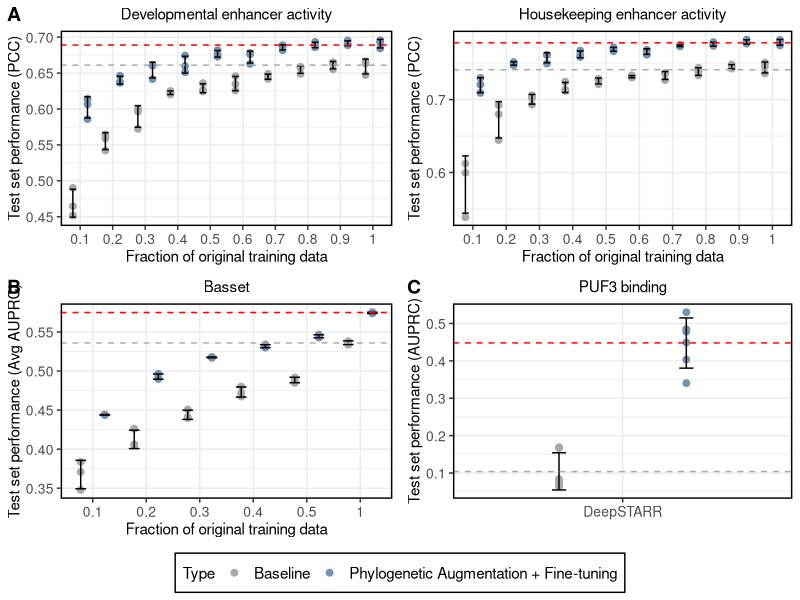
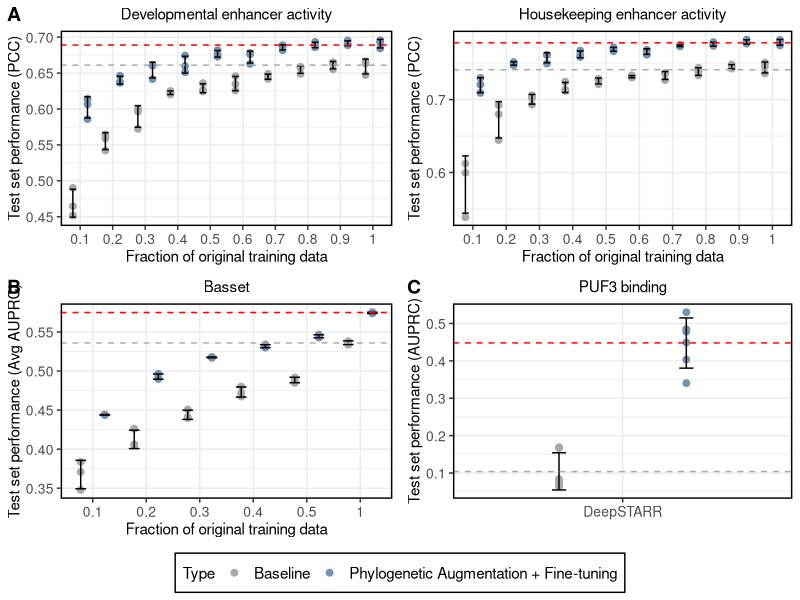

Write the R code that produced these figures, in order.
# ####################################################################################################################
# plot_phylo_aug_sampling_analysis.R
#
# Visualize the test performance of on the Drosophila S2 enhancer data and Basset data with sampling, along with
# the 3'UTR PUF3 binding test performance
# ####################################################################################################################

# ====================================================================================================================
# Imports
# ====================================================================================================================
library(tidyverse)
library(cowplot)

# ====================================================================================================================
# Common functions
# ====================================================================================================================

# Summarize data (mean and standard deviation)
data_summary <- function(data, varname, groupnames){
  require(plyr)
  summary_func <- function(x, col){
    c(mean = mean(x[[col]], na.rm=TRUE),
      sd = sd(x[[col]], na.rm=TRUE))
  }
  data_sum<-ddply(data, groupnames, .fun=summary_func,
                  varname)
  data_sum <- rename(data_sum, c("mean" = varname))
  return(data_sum)
}

# ====================================================================================================================
# Main code
# ====================================================================================================================

# Load Drosophila data
drosophila_pcc <- read_tsv("../output/drosophila_sampling_metrics.tsv")

# Clean up values for display
drosophila_pcc$type <- factor(drosophila_pcc$type)
drosophila_pcc$fraction <- factor(drosophila_pcc$fraction)
drosophila_pcc$type <- fct_relevel(drosophila_pcc$type, c('none', 'homologs', 'homologs_finetune', 'finetune'))
drosophila_pcc <- drosophila_pcc %>% filter(type %in% c('none', 'homologs_finetune'))
drosophila_pcc$type <- fct_recode(drosophila_pcc$type, `Baseline` = "none", `Phylogenetic Augmentation + Fine-tuning` = "homologs_finetune")

# Create plot for Development task
drosophila_corr_summary_dev_df <- data_summary(drosophila_pcc, varname="pcc_test_Dev", 
                                               groupnames=c("type", "fraction"))

plot_dev <- ggplot(drosophila_corr_summary_dev_df, aes(x=fraction, y=pcc_test_Dev, colour=type, fill=type)) +
  geom_point(data=drosophila_pcc, size=2, position = position_dodge(width=0.9)) +
  geom_errorbar(aes(ymin = pcc_test_Dev-sd, ymax = pcc_test_Dev+sd), width=.4, position=position_dodge(.9), colour="black") +
  geom_hline(yintercept=0.661, linetype="dashed", color = "darkgrey") +
  geom_hline(yintercept=0.689, linetype="dashed", color = "red") +
  theme_bw() +
  scale_color_manual(values=c('darkgrey', '#7393B3')) +
  xlab("Fraction of original training data") +
  ylab("Test set performance (PCC)") +
  ggtitle('Developmental enhancer activity') +
  theme(legend.position="none",
        plot.title = element_text(hjust = 0.5, size=11),
        axis.title=element_text(size=11), axis.text = element_text(size =10), legend.text = element_text(size=13),
        panel.border = element_rect(colour = "black", fill=NA, size=1))

# Create plot for Housekeeping task
drosophila_corr_summary_hk_df <- data_summary(drosophila_pcc, varname="pcc_test_Hk", 
                                              groupnames=c("type", "fraction"))
plot_hk <- ggplot(drosophila_corr_summary_hk_df, aes(x=fraction, y=pcc_test_Hk, colour=type, fill=type)) +
  geom_point(data=drosophila_pcc, size=2, position = position_dodge(width=0.9)) +
  geom_errorbar(aes(ymin = pcc_test_Hk-sd, ymax = pcc_test_Hk+sd), width=.4, position=position_dodge(.9), colour="black") +
  geom_hline(yintercept=0.741, linetype="dashed", color = "darkgrey") +
  geom_hline(yintercept=0.778, linetype="dashed", color = "red") +
  theme_bw() +
  scale_color_manual(values=c('darkgrey', '#7393B3')) +
  xlab("Fraction of original training data") +
  ylab("Test set performance (PCC)") +
  ggtitle('Housekeeping enhancer activity') +
  theme(legend.position="none", plot.title = element_text(hjust = 0.5, size=11), axis.title=element_text(size=11),
        axis.text = element_text(size =10), legend.title = element_text(size=11), legend.text = element_text(size=11),
        panel.border = element_rect(colour = "black", fill=NA, size=1))

# Combine plots
plot_a <- plot_grid(plot_dev, plot_hk, ncol=2, labels=c('A', ''))

# Load Basset data
basset_df <- read_tsv("../output/basset_sampling_metrics.tsv")

# Clean up values for display
basset_df$type <- factor(basset_df$type)
basset_df$fraction <- factor(basset_df$fraction)
basset_df$type <- fct_relevel(basset_df$type, c('none', 'finetune', 'homologs', 'homologs_finetune'))
basset_df <- basset_df %>% filter(type %in% c('none', 'homologs_finetune'))
basset_df$type <- fct_recode(basset_df$type, `Baseline` = "none", `Phylogenetic Augmentation + Fine-tuning` = "homologs_finetune", `Fine-tuning` = "finetune", `Phylogenetic Augmentation` = "homologs")
basset_df$model <- fct_recode(basset_df$model, `Basset` = "basset")

# Create a plot for the Basset data
basset_summary_df <- data_summary(basset_df, varname="mean_test_pr", 
                                  groupnames=c("type", "fraction"))

plot_basset <- ggplot(basset_summary_df, aes(x=fraction, y=mean_test_pr, colour=type, fill=type)) +
  geom_point(data=basset_df, size=2, position = position_dodge(width=0.9)) +
  geom_errorbar(aes(ymin = mean_test_pr-sd, ymax = mean_test_pr+sd), width=.4, position=position_dodge(.9), colour="black") +
  theme_bw() +
  geom_hline(yintercept=0.536, linetype="dashed", color = "darkgrey") +
  geom_hline(yintercept=0.575, linetype="dashed", color = "red") +
  scale_color_manual(values=c('darkgrey','#7393B3')) +
  xlab("Fraction of original training data") +
  ylab("Test set performance (Avg AUPRC)") +
  ggtitle('Basset') +
  theme(legend.position="none", plot.title = element_text(hjust = 0.5, size=11),
        axis.title=element_text(size=11), axis.text = element_text(size =10), legend.text = element_text(size=11),
        panel.border = element_rect(colour = "black", fill=NA, size=1))

# Load yeast data
yeast_corr_df <- read_tsv("../output/yeast_model_metrics.tsv")

# Clean up values for display
yeast_corr_df$type <- factor(yeast_corr_df$type)
yeast_corr_df$type <- fct_relevel(yeast_corr_df$type, c('none', 'finetune', 'homologs', 'homologs_finetune'))
yeast_corr_df <- yeast_corr_df %>% filter(type %in% c('none', 'homologs_finetune'))
yeast_corr_df$type <- fct_recode(yeast_corr_df$type, `Baseline` = "none", `Phylogenetic Augmentation + Fine-tuning` = "homologs_finetune", `Fine-tuning` = "finetune", `Phylogenetic Augmentation` = "homologs")
yeast_corr_df$model <- factor(yeast_corr_df$model)
yeast_corr_df$model <- fct_relevel(yeast_corr_df$model, c('deepstarr', 'explainn', 'motif_deepstarr'))
yeast_corr_df$model <- fct_recode(yeast_corr_df$model, `DeepSTARR` = "deepstarr", `ExplaiNN` = "explainn", `Motif DeepSTARR` = "motif_deepstarr", `Scrambled Control` = "Scrambled Control")

# Create plot for yeast classification
yeast_corr_summary_df <- data_summary(yeast_corr_df, varname="pr_multilabel_test", 
                                      groupnames=c("model", "type"))
plot_yeast <- ggplot(yeast_corr_summary_df, aes(x=model, y=pr_multilabel_test, colour=type, fill=type)) +
  geom_point(data=yeast_corr_df, size=2, position = position_dodge(width=0.9)) +
  geom_errorbar(aes(ymin = pr_multilabel_test-sd, ymax = pr_multilabel_test+sd), width=.1, position=position_dodge(.9), colour="black") +
  theme_bw() +
  geom_hline(yintercept=0.104, linetype="dashed", color = "darkgrey") +
  geom_hline(yintercept=0.448, linetype="dashed", color = "red") +
  scale_color_manual(values=c('#A9A9A9' ,'#7393B3')) +
  xlab("") +
  ylab("Test set performance (AUPRC)") +
  ggtitle('PUF3 binding') +
  theme(plot.title = element_text(hjust = 0.5, size=11),
        axis.title=element_text(size=11), axis.text = element_text(size=10), legend.title = element_text(size=11),
        legend.text = element_text(size=11), panel.border = element_rect(colour = "black", fill=NA, size=1), 
        legend.background = element_rect(size=0.5, linetype="solid", colour="black", fill="white"), legend.direction="horizontal") +
  guides(colour=guide_legend(title="Type"), fill='none')

# Copy legend
grobs <- ggplotGrob(plot_yeast)$grobs
plot_yeast <- plot_yeast + theme(legend.position="none")
legend <- grobs[[which(sapply(grobs, function(x) x$name) == "guide-box")]]

# Create final figure
plot_b_c <- plot_grid(plot_basset, plot_yeast, ncol=2, labels=c('B', 'C'))
figure <- plot_grid(plot_a, plot_b_c, ncol=1, rel_heights = c(1, 1,  .1))
figure <- plot_grid(figure, legend, ncol=1, rel_heights = c(1, .1))
figure <- figure + theme(panel.background = element_rect(fill = 'white', colour = 'white'))

# Save a high quality and low quality image
ggsave("../figures/figure_3.tiff", figure, units="in", width=7.5, height=7.5, device='tiff', dpi=350)
ggsave("../figures/figure_3.jpg", figure, units="in", width=7.5, height=7.5)
